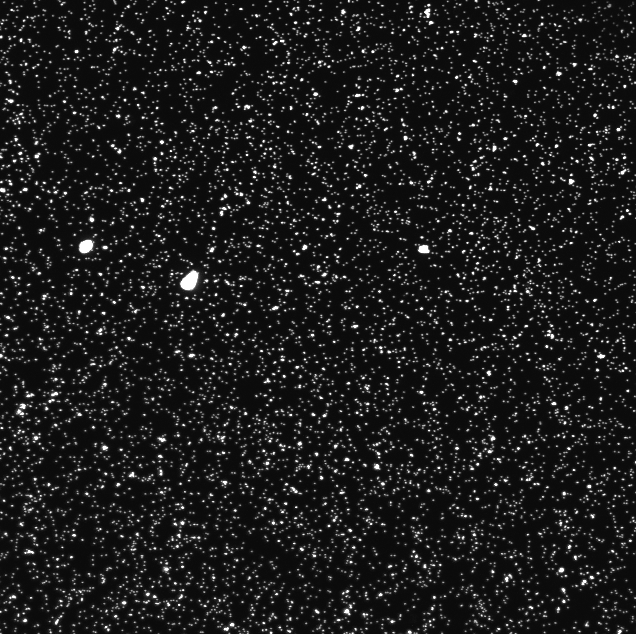
%> input picture TFM_group_01/ex6/relaxedIm_realCell.tif, 636 x 634 px
$ octave tfm_huvec.m   (GNU Octave 9; MATLAB toolbox functions it lacks are replaced by stand-ins)
%> lines starting %> are read from the running program, lines starting %| are printed output that depends on the picture
%> further down, im1 is the input picture: size 634x636 uint8; min 10, max 255, mean 28.1
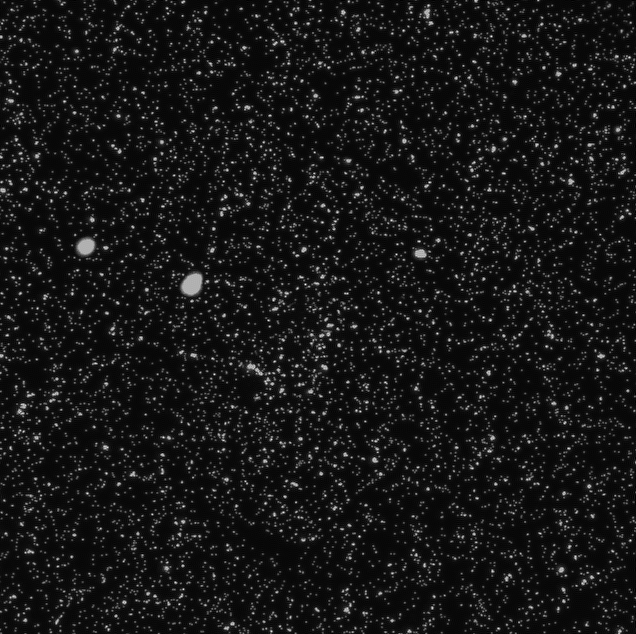
%> input picture TFM_group_01/ex6/stressedIm_realCell.tif, 636 x 634 px
%> further down, im2 is the input picture: size 634x636 uint8; min 0, max 255, mean 21.9
### TFM_group_01/displayBeadOverlapping.m
function displayBeadOverlapping(im1,im2)


imSize = size(im1);
%> imSize = [634 636]
im1 = double(im1); im2 = double(im2);
im1 = im1/max(im1(:)); im2 = im2/max(im2(:));


figure
subplot(1,2,1)
imagesc(im1)
colormap gray
axis image
axis off
title('Unstressed Bead Image')
subplot(1,2,2)
imagesc(im2)
colormap gray
axis image
axis off
title('Stressed Bead Image')


figure
rgbIm = zeros([imSize,3]);
rgbIm(:,:,1) = im1;
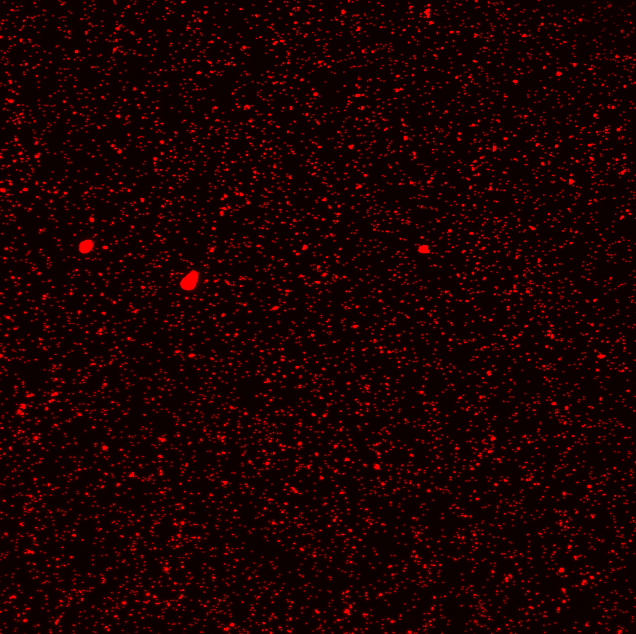
%> rgbIm: size 634x636x3 double; mean R, G, B 0.11, 0, 0
rgbIm(:,:,2) = im2;
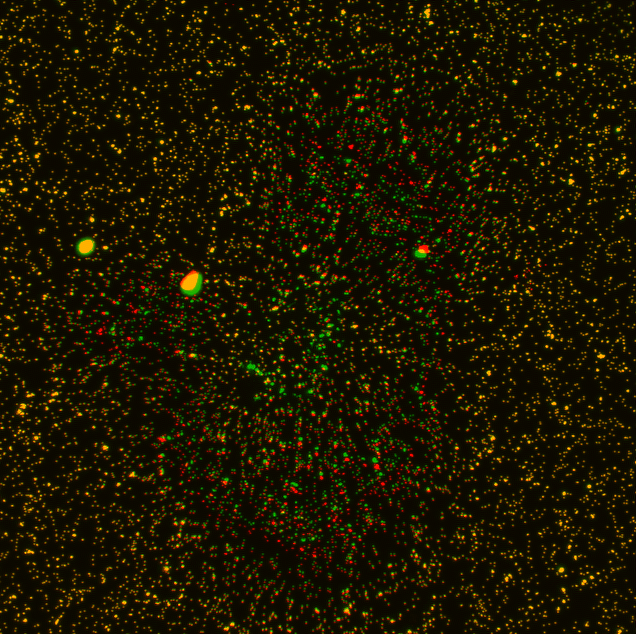
%> rgbIm: size 634x636x3 double; mean R, G, B 0.11, 0.0857, 0
image(rgbIm)
axis image
axis off
title('Overlay of Unstressed and Stressed Bead Images')

### TFM_group_01/calcNbeadDisp.m
function [ux,uy] = calcNbeadDisp(im1,im2,blkSize,minCorr,minBeadInt)
%> called with blkSize = 32, minCorr = 0.6, minBeadInt = 60

%% Calculate blkNum

blkNum(1)=floor(size(im1,2)/blkSize) %x-dim
blkNum(2)=floor(size(im1,1)/blkSize) %y-dim

%% Define ux and uy
ux=zeros(blkNum(1),blkNum(2));
uy=zeros(blkNum(1),blkNum(2));

%% Scan im1 and im2 block by block

for ii= 1:blkNum(1)
    for jj= 1:blkNum(2)
        x_pos = ii * blkSize;
        y_pos = jj * blkSize;
        blkIm1 = im1(y_pos - blkSize + 1:y_pos, x_pos - blkSize + 1:x_pos);
        blkIm2 = im2(y_pos - blkSize + 1:y_pos, x_pos - blkSize + 1:x_pos);

        if max(blkIm1,[],'all') < minBeadInt
            continue
        end
        if max(blkIm2,[],'all') < minBeadInt
            continue
        end

        [s,corrvalue]  = shiftCalc(blkIm1,blkIm2);

        if corrvalue < minCorr
            continue
        end

        ux(ii,jj) = s(1);
        uy(ii,jj) = s(2);
     end
 end
%> the run ends on the next line

### TFM_group_01/tfm_huvec.m


clear
close all
clc

%% User parameters

resXY = 0.33;
minCorr = 0.6;
minBeadInt = 60;
blkSize = 32;

filtKernelSize =3;
filtSigma = 0.7;

poisson = 0.34;
young = 1.5;


im1File = 'ex6\relaxedIm_realCell.tif';
im2File = 'ex6\stressedIm_realCell.tif';
imCell = 'ex6\realCell.tif';


%% Read the input images
im1 = imread(im1File);
im2 = imread(im2File);

% Plot the bead images (overlapping)
displayBeadOverlapping(im1,im2)

%% Calculate the displacements

[ux,uy] = calcNbeadDisp(im1,im2,blkSize,minCorr,minBeadInt);
